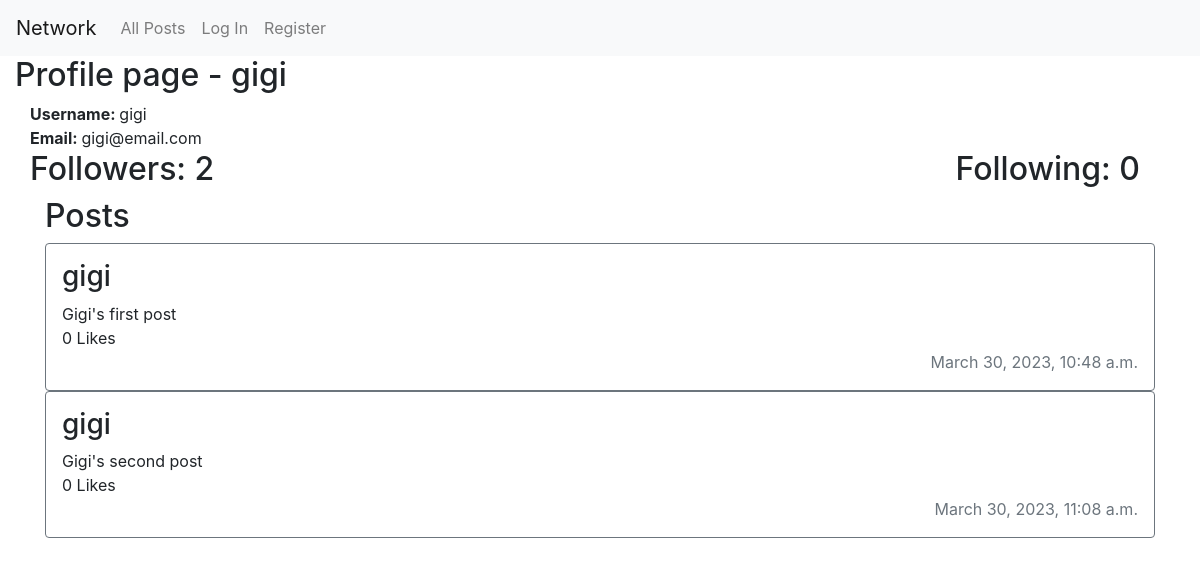
The app's page /profile/gigi with its own data.
### network/models.py (models this page shows)
class User(AbstractUser):
    pass

class Post(models.Model):
    user_id = models.ForeignKey(User, on_delete=models.CASCADE)
    content = models.TextField(max_length=280)
    n_likes = models.BigIntegerField(default=0)
    datetime = models.DateTimeField(auto_now_add=True)

### network/views.py (the view)
# urls.py: path("profile/<str:username>", views.profile, name="profile"),
def profile(request, username):
    user_profile = User.objects.get(username=username)
    user_profile_posts = Post.objects.filter(user_id=user_profile)
    followers_count = Follower.objects.filter(following=user_profile).count()
    following_count = Follower.objects.filter(user=user_profile).count()
    if request.user.is_authenticated:
        user = User.objects.get(id=request.user.id) # User who is signed in
        user_following = Follower.objects.filter(user=user)
        is_following = False
        for i in user_following:
            if i.following == user_profile:
                is_following = True
                break
            else:
                is_following = False
        context = {"user_profile_posts": user_profile_posts,
                "user_profile":user_profile,
                "user":user,
                "is_following":is_following,
                "followers_count":followers_count,
                "following_count":following_count}
        return render(request, "network/profile.html", context)
    else:
        context = {"user_profile_posts": user_profile_posts,
                "user_profile":user_profile,
                "followers_count":followers_count,
                "following_count":following_count}
        return render(request, "network/profile.html", context)

### network/templates/network/profile.html (shortened to what this page needs)
{% extends 'network/layout.html' %}
{% block body %}
<div class="container-fluid">
    <h2>Profile page - {{ user_profile.username }}</h2>
    <div class="container-fluid row justify-content-evenly">
            <div class="col">
                <div class="d-flex flex-column">
                    <span><strong>Username: </strong>{{ user_profile.username }}</span>
                    <span><strong>Email: </strong>{{ user_profile.email }}</span>
                </div>
            </div>
            <div class="col">
            </div>
    </div>
    <div class="container row">
        <div class="col">
            <h2>Followers: <span id="followers-count">{{ followers_count }}</span></h2>
        </div>
        <div class="row">
            <h2>Following: <span id="following-count">{{ following_count }}</span></h2>
        </div>
    </div>
    <div class="container d-flex flex-column" id="posts">
        <div>
            <h2>Posts</h2>
        </div>
        {% for post in user_profile_posts %}
        <div class="d-flex flex-column border border-secondary rounded p-3">
            <h3>{{ post.user_id }}</h3>
            <span>{{ post.content }}</span>
            <span>{{ post.n_likes}} Likes</span>
            <span class="text-right text-muted">{{ post.datetime }}</span>
        </div>
        {% endfor %}
    </div>
</div>
{% endblock %}

### network/static/network/styles.css (style rules this page uses)
.border { border: 1px solid; border-collapse: collapse !important; border-radius: 25%; }

### records on screen
User: username "gigi", email "gigi@email.com"
Post: user_id "gigi", content "Gigi's first post", n_likes "0", datetime "March 30, 2023, 10:48 a.m."
Post: user_id "gigi", content "Gigi's second post", n_likes "0", datetime "March 30, 2023, 11:08 a.m."

### other values on screen
{{ followers_count }} "2"
{{ following_count }} "0"
